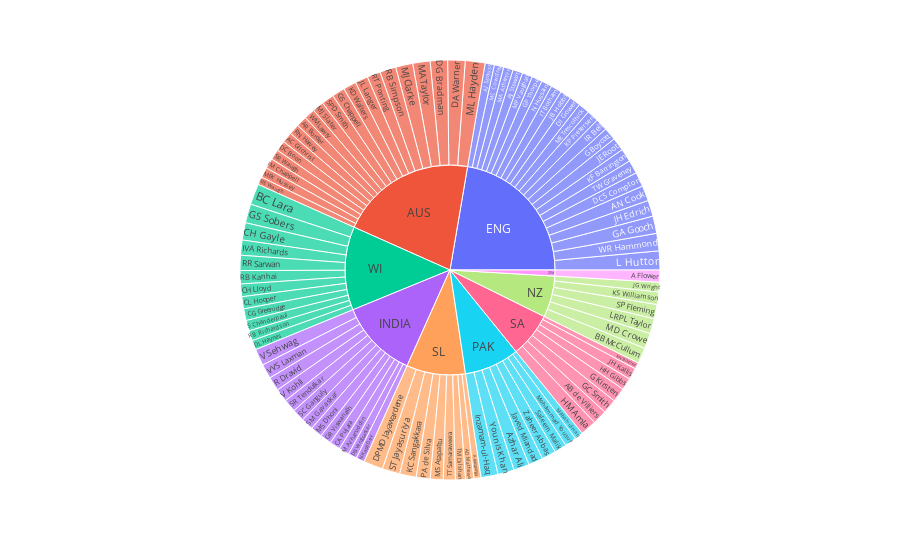

Notebook source saved alongside this figure:
### Code cell
fig = px.sunburst(test[:100], path=['Final Region','Player'], values='HS', hover_data='Runs')
fig.show()

### Figure 1 — Plotly figure (JSON) as saved in the notebook; plotly's stock layout.template omitted (floating-point values rounded to 4 significant figures)
{"data": [{"branchvalues": "total", "customdata": [[4794], [5105], [8765], [5570], [5704], [8463], [7037], [12472], [11174], [5885], [6453], [11953], [5740], [7558], [7214], [7515], [5762], [7088], [6868], [7422], [5807], [6996], [8231], [7487], [11814], [8114], [7289], [8900], [9265], [6744], [6080], [7110], [8032], [6167], [9282], [5345], [7727], [5200], [8540], [8830], [5410], [7359], [5334], [5138], [13289], [7696], [8832], [12400], [5357], [6806], [8181], [6379], [6971], [7130], [6215], [7728], [7525], [7624], [5444], [5825], [8029], [6235], [8643], [5312], [8625], [5719], [5502], [4876], [5515], [5222], [7530], [5764], [5248], [6361], [13288], [6227], [5949], [4869], [6149], [5842], [13378], [11867], [7212], [10122], [7172], [7164], [15921], [10927], [6973], [5768], [5492], [5462], [4882], [7202], [8586], [8781], [5234], [7249], [10099], [5062], ["(?)"], ["(?)"], ["(?)"], ["(?)"], ["(?)"], ["(?)"], ["(?)"], ["(?)"], [4794]], "domain": {"x": [0, 1], "y": [0, 1]}, "hovertemplate": "labels=%{label}<br>HS=%{value}<br>parent=%{parent}<br>id=%{id}<br>Runs=%{customdata[0]}<extra></extra>", "ids": ["ZIM/A Flower", "SL/A Ranatunga", "SA/AB de Villiers", "AUS/AC Gilchrist", "SL/AD Mathews", "ENG/AJ Stewart", "ENG/AJ Strauss", "ENG/AN Cook", "AUS/AR Border", "PAK/Azhar Ali", "NZ/BB McCullum", "WI/BC Lara", "INDIA/CA Pujara", "WI/CG Greenidge", "WI/CH Gayle", "WI/CH Lloyd", "WI/CL Hooper", "AUS/DA Warner", "INDIA/DB Vengsarkar", "AUS/DC Boon", "ENG/DCS Compton", "AUS/DG Bradman", "ENG/DI Gower", "WI/DL Haynes", "SL/DPMD Jayawardene", "ENG/G Boycott", "SA/G Kirsten", "ENG/GA Gooch", "SA/GC Smith", "ENG/GP Thorpe", "INDIA/GR Viswanath", "AUS/GS Chappell", "WI/GS Sobers", "SA/HH Gibbs", "SA/HM Amla", "AUS/IM Chappell", "ENG/IR Bell", "ENG/IT Botham", "WI/IVA Richards", "PAK/Inzamam-ul-Haq", "ENG/JB Hobbs", "ENG/JE Root", "NZ/JG Wright", "ENG/JH Edrich", "SA/JH Kallis", "AUS/JL Langer", "PAK/Javed Miandad", "SL/KC Sangakkara", "AUS/KD Walters", "ENG/KF Barrington", "ENG/KP Pietersen", "NZ/KS Williamson", "ENG/L Hutton", "NZ/LRPL Taylor", "INDIA/M Azharuddin", "ENG/MA Atherton", "AUS/MA Taylor", "ENG/MC Cowdrey", "NZ/MD Crowe", "ENG/ME Trescothick", "AUS/ME Waugh", "AUS/MEK Hussey", "AUS/MJ Clarke", "AUS/MJ Slater", "AUS/ML Hayden", "ENG/MP Vaughan", "SL/MS Atapattu", "INDIA/MS Dhoni", "SA/MV Boucher", "PAK/Misbah-ul-Haq", "PAK/Mohammad Yousuf", "ENG/N Hussain", "INDIA/N Kapil Dev", "SL/PA de Silva", "INDIA/R Dravid", "WI/RB Kanhai", "WI/RB Richardson", "AUS/RB Simpson", "AUS/RN Harvey", "WI/RR Sarwan", "AUS/RT Ponting", "WI/S Chanderpaul", "INDIA/SC Ganguly", "INDIA/SM Gavaskar", "NZ/SP Fleming", "AUS/SPD Smith", "INDIA/SR Tendulkar", "AUS/SR Waugh", "SL/ST Jayasuriya", "PAK/Saleem Malik", "SL/TM Dilshan", "SL/TT Samaraweera", "ENG/TW Graveney", "INDIA/V Kohli", "INDIA/V Sehwag", "INDIA/VVS Laxman", "AUS/WM Lawry", "ENG/WR Hammond", "PAK/Younis Khan", "PAK/Zaheer Abbas", "AUS", "ENG", "INDIA", "NZ", "PAK", "SA", "SL", "WI", "ZIM"], "labels": ["A Flower", "A Ranatunga", "AB de Villiers", "AC Gilchrist", "AD Mathews", "AJ Stewart", "AJ Strauss", "AN Cook", "AR Border", "Azhar Ali", "BB McCullum", "BC Lara", "CA Pujara", "CG Greenidge", "CH Gayle", "CH Lloyd", "CL Hooper", "DA Warner", "DB Vengsarkar", "DC Boon", "DCS Compton", "DG Bradman", "DI Gower", "DL Haynes", "DPMD Jayawardene", "G Boycott", "G Kirsten", "GA Gooch", "GC Smith", "GP Thorpe", "GR Viswanath", "GS Chappell", "GS Sobers", "HH Gibbs", "HM Amla", "IM Chappell", "IR Bell", "IT Botham", "IVA Richards", "Inzamam-ul-Haq", "JB Hobbs", "JE Root", "JG Wright", "JH Edrich", "JH Kallis", "JL Langer", "Javed Miandad", "KC Sangakkara", "KD Walters", "KF Barrington", "KP Pietersen", "KS Williamson", "L Hutton", "LRPL Taylor", "M Azharuddin", "MA Atherton", "MA Taylor", "MC Cowdrey", "MD Crowe", "ME Trescothick", "ME Waugh", "MEK Hussey", "MJ Clarke", "MJ Slater", "ML Hayden", "MP Vaughan", "MS Atapattu", "MS Dhoni", "MV Boucher", "Misbah-ul-Haq", "Mohammad Yousuf", "N Hussain", "N Kapil Dev", "PA de Silva", "R Dravid", "RB Kanhai", "RB Richardson", "RB Simpson", "RN Harvey", "RR Sarwan", "RT Ponting", "S Chanderpaul", "SC Ganguly", "SM Gavaskar", "SP Fleming", "SPD Smith", "SR Tendulkar", "SR Waugh", "ST Jayasuriya", "Saleem Malik", "TM Dilshan", "TT Samaraweera", "TW Graveney", "V Kohli", "V Sehwag", "VVS Laxman", "WM Lawry", "WR Hammond", "Younis Khan", "Zaheer Abbas", "AUS", "ENG", "INDIA", "NZ", "PAK", "SA", "SL", "WI", "ZIM"], "name": "", "parents": ["ZIM", "SL", "SA", "AUS", "SL", "ENG", "ENG", "ENG", "AUS", "PAK", "NZ", "WI", "INDIA", "WI", "WI", "WI", "WI", "AUS", "INDIA", "AUS", "ENG", "AUS", "ENG", "WI", "SL", "ENG", "SA", "ENG", "SA", "ENG", "INDIA", "AUS", "WI", "SA", "SA", "AUS", "ENG", "ENG", "WI", "PAK", "ENG", "ENG", "NZ", "ENG", "SA", "AUS", "PAK", "SL", "AUS", "ENG", "ENG", "NZ", "ENG", "NZ", "INDIA", "ENG", "AUS", "ENG", "NZ", "ENG", "AUS", "AUS", "AUS", "AUS", "AUS", "ENG", "SL", "INDIA", "SA", "PAK", "PAK", "ENG", "INDIA", "SL", "INDIA", "WI", "WI", "AUS", "AUS", "WI", "AUS", "WI", "INDIA", "INDIA", "NZ", "AUS", "INDIA", "AUS", "SL", "PAK", "SL", "SL", "ENG", "INDIA", "INDIA", "INDIA", "AUS", "ENG", "PAK", "PAK", "", "", "", "", "", "", "", "", ""], "type": "sunburst", "values": [232, 135, 278, 204, 160, 190, 177, 294, 205, 302, 302, 400, 206, 226, 333, 242, 233, 335, 166, 200, 278, 334, 215, 184, 374, 246, 275, 333, 277, 200, 222, 247, 365, 228, 311, 196, 235, 208, 291, 329, 211, 254, 185, 310, 224, 250, 280, 319, 250, 256, 227, 242, 364, 290, 199, 185, 334, 182, 299, 219, 153, 195, 329, 219, 380, 197, 249, 224, 125, 161, 223, 207, 163, 267, 270, 256, 194, 311, 205, 291, 257, 203, 239, 236, 274, 239, 248, 200, 340, 237, 193, 231, 258, 254, 319, 281, 210, 336, 313, 274, 5253, 5582, 3027, 1592, 2119, 1718, 2268, 3218, 232]}], "layout": {"legend": {"tracegroupgap": 0}, "margin": {"t": 60}}}
